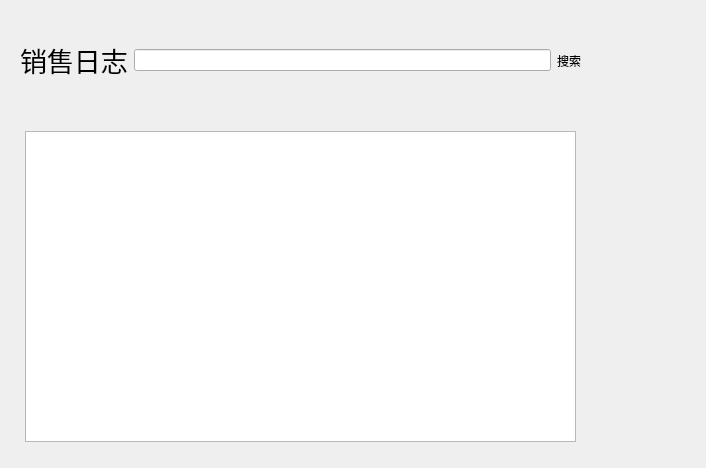
<?xml version="1.0" encoding="UTF-8"?>
<ui version="4.0">
 <class>sales_log</class>
 <widget class="QWidget" name="sales_log">
  <property name="geometry">
   <rect>
    <x>0</x>
    <y>0</y>
    <width>706</width>
    <height>468</height>
   </rect>
  </property>
  <property name="windowTitle">
   <string>Form</string>
  </property>
  <widget class="QTableWidget" name="list">
   <property name="geometry">
    <rect>
     <x>25</x>
     <y>131</y>
     <width>551</width>
     <height>311</height>
    </rect>
   </property>
   <property name="lineWidth">
    <number>1</number>
   </property>
  </widget>
  <widget class="QWidget" name="">
   <property name="geometry">
    <rect>
     <x>20</x>
     <y>20</y>
     <width>561</width>
     <height>81</height>
    </rect>
   </property>
   <layout class="QHBoxLayout" name="horizontalLayout_2">
    <item>
     <widget class="QLabel" name="label">
      <property name="text">
       <string>&lt;html&gt;&lt;head/&gt;&lt;body&gt;&lt;p&gt;&lt;span style=&quot; font-size:20pt;&quot;&gt;销售日志&lt;/span&gt;&lt;/p&gt;&lt;/body&gt;&lt;/html&gt;</string>
      </property>
     </widget>
    </item>
    <item>
     <layout class="QHBoxLayout" name="horizontalLayout">
      <item>
       <widget class="QLineEdit" name="lineEdit"/>
      </item>
      <item>
       <widget class="QLabel" name="label_2">
        <property name="text">
         <string>搜索</string>
        </property>
       </widget>
      </item>
     </layout>
    </item>
   </layout>
  </widget>
 </widget>
 <resources/>
 <connections/>
</ui>
